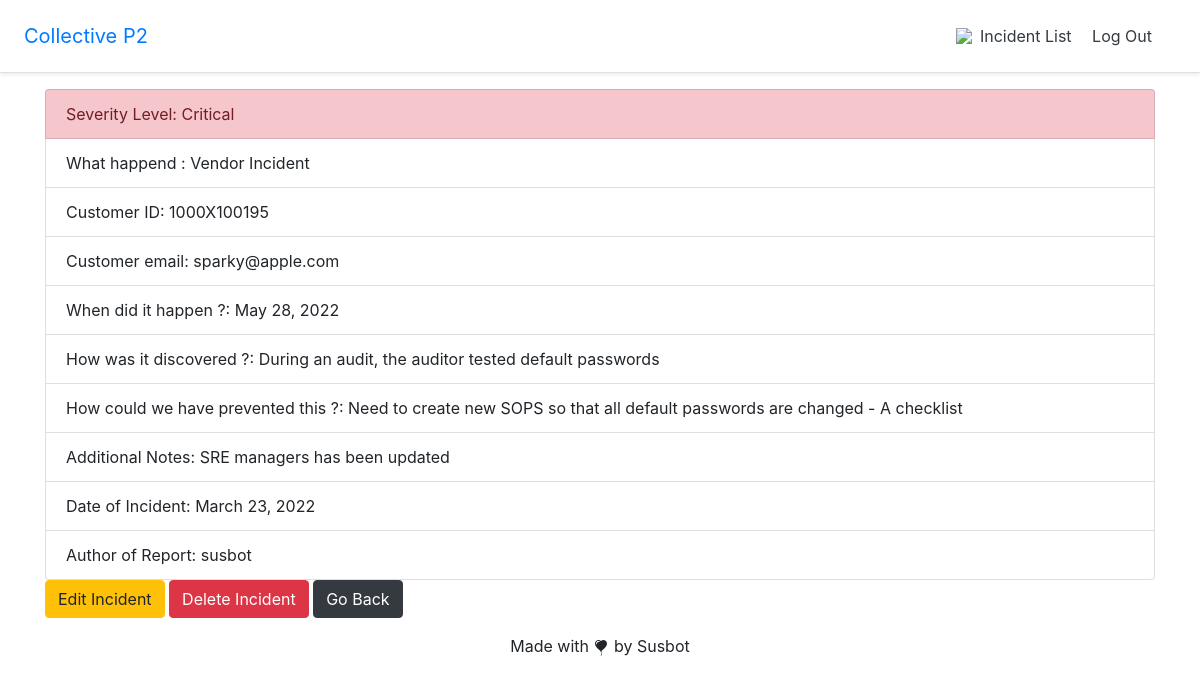
Page /incidents/2/ (signed in) on the earlier database version.
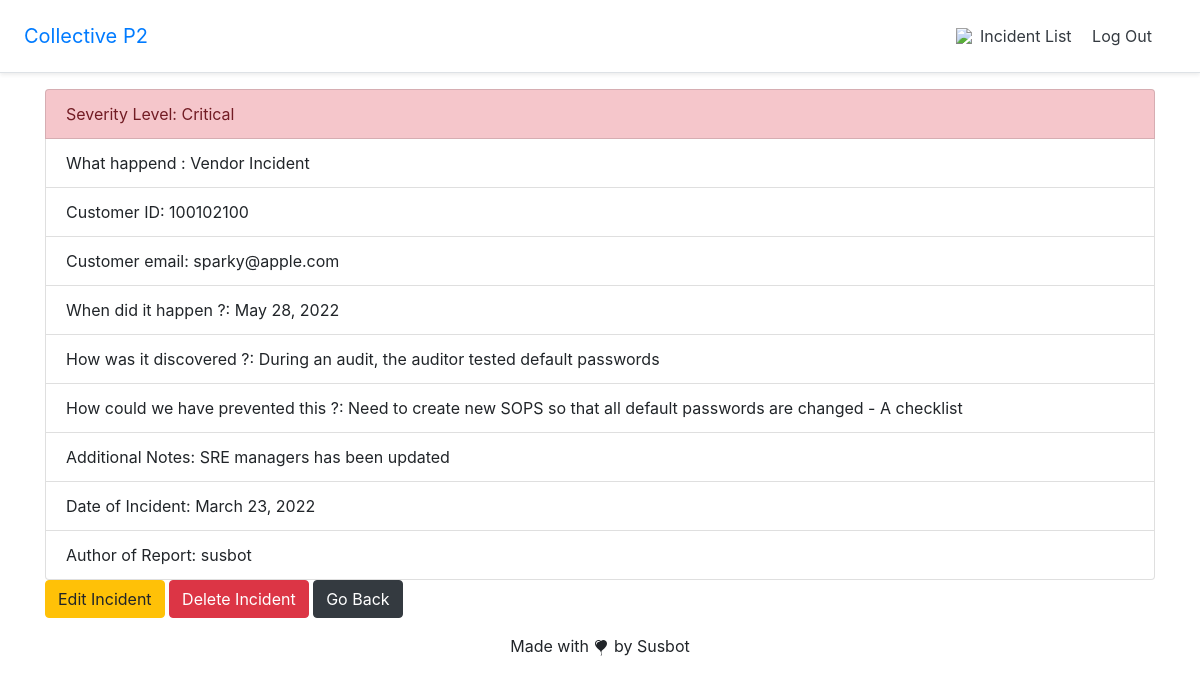
Same page on the later database version.
### incidents/models.py (models this page shows, shortened)
class Incident(models.Model):
    what_happened = models.CharField(max_length=40, choices=incident_type)
    customer_id = models.CharField(max_length=15)
    customer_email = models.EmailField()
    when_did_it_happen = models.DateField(auto_now_add=True, editable=False)
    how_was_it_discovered = models.TextField()
    how_could_we_have_prevented_this = models.TextField()
    additional_notes = models.TextField()
    data_of_incident = models.DateField(auto_now=False)
    level = models.CharField(max_length=20, choices=severity)
    author = models.ForeignKey(
        get_user_model(),
        on_delete=models.CASCADE,
        editable=False
    )

### accounts/models.py (models this page shows)
class CustomUser(AbstractUser):
    age = models.PositiveIntegerField(null=True, blank=True)

### incidents/views.py (the view)
# urls.py: path('<int:pk>/', HomeDetailView.as_view(), name='incidents/incident_detail'),
class HomeDetailView(LoginRequiredMixin, DetailView):
    model = Incident
    template_name = 'incidents/incident_detail.html'

### templates/incidents/incident_detail.html
{% extends 'base.html' %}
{% block content %}
    <div class="post-entry">
        <ul class="list-group">
            <li class="list-group-item list-group-item-danger" aria-disabled="true">Severity Level: {{ incident.level }}</li>
            <li class="list-group-item">What happend : {{ incident.what_happened }}</li>
            <li class="list-group-item">Customer ID: {{ incident.customer_id }}</li>
            <li class="list-group-item">Customer email: {{ incident.customer_email }}</li>
            <li class="list-group-item">When did it happen ?: {{ incident.when_did_it_happen }}</li>
            <li class="list-group-item">How was it discovered ?: {{ incident.how_was_it_discovered }}</li>
            <li class="list-group-item">How could we have prevented this ?: {{ incident.how_could_we_have_prevented_this }}</li>
            <li class="list-group-item">Additional Notes: {{ incident.additional_notes }}</li>
            <li class="list-group-item">Date of Incident: {{ incident.data_of_incident }}</li>
            <li class="list-group-item">Author of Report: {{ incident.author }}</li>
        </ul>
    </div>
    <a class="btn btn-warning" href="{% url 'incidents/incident_edit' incident.pk %}">Edit Incident</a>
    <a class="btn btn-danger" href="{% url 'incidents/incident_delete' incident.pk %}">Delete Incident</a>
    <a class="btn btn-dark" href="{% url 'incidents/incident_list' %}">Go Back</a>
{% endblock content %}

Differences in the rows shown:
changed Incident "Critical": customer_id "1000X100195" → "100102100"
